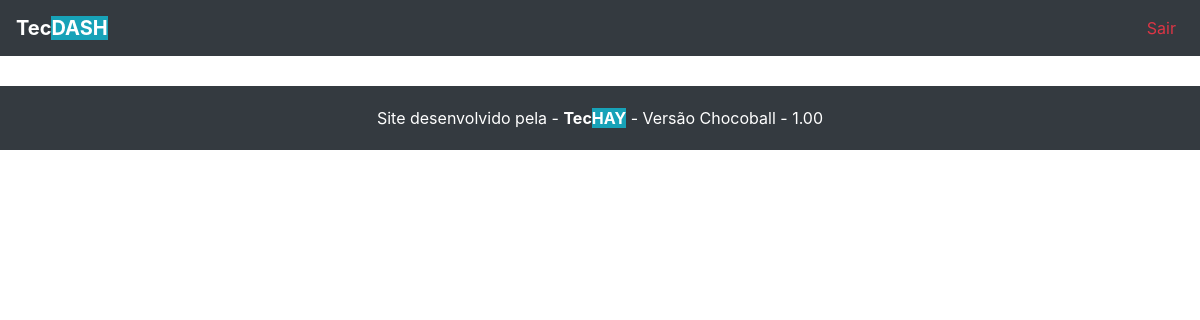
Page /dashboard/list_client on the earlier database version.
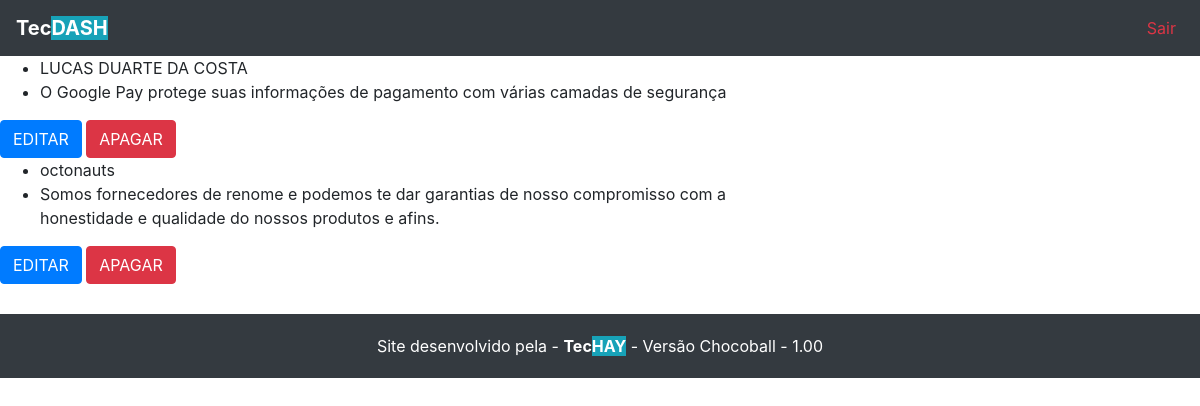
Same page on the later database version.
### inicial/models.py (models this page shows)
class Client(models.Model):
	name = models.CharField(max_length=255)
	details = models.TextField()

### principal/views.py (the view)
# urls.py: path('list_client', views.list_client, name="list_client"),
def list_client(request):
  data = {}
  clients = Client.objects.all()
  data['clients'] = clients
  return render(request, 'dashboard/client/list-client.html', data)

### principal/templates/dashboard/client/list-client.html
{% extends "base.html" %}
{% block conteudo %}
<div class="content">
	<div class="row">
		{% for client in clients %}
		<div class="col-8">
			<ul>
				<li>{{client.name}}</li>
				<li>{{client.details}}</li>
			</ul>
			<a href="{% url 'edit_client' client.pk %}" class="btn btn-primary">EDITAR</a>
			<a href="{% url 'delete_client' client.pk %}" class="btn btn-danger">APAGAR</a>
		</div>
		{% endfor %}
	</div>
</div>
{% endblock %}

Differences in the rows shown:
added Client: name "LUCAS DUARTE DA COSTA", details "O Google Pay protege suas informações de pagamento com várias camadas de segurança"
added Client: name "octonauts", details "Somos fornecedores de renome e podemos te dar garantias de nosso compromisso com a honestidade e qualidade do nossos produtos e afins."
